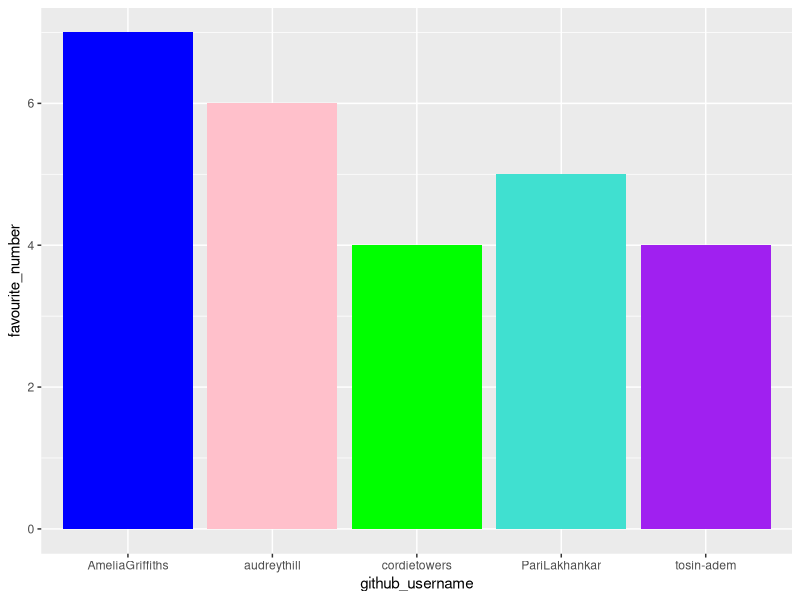
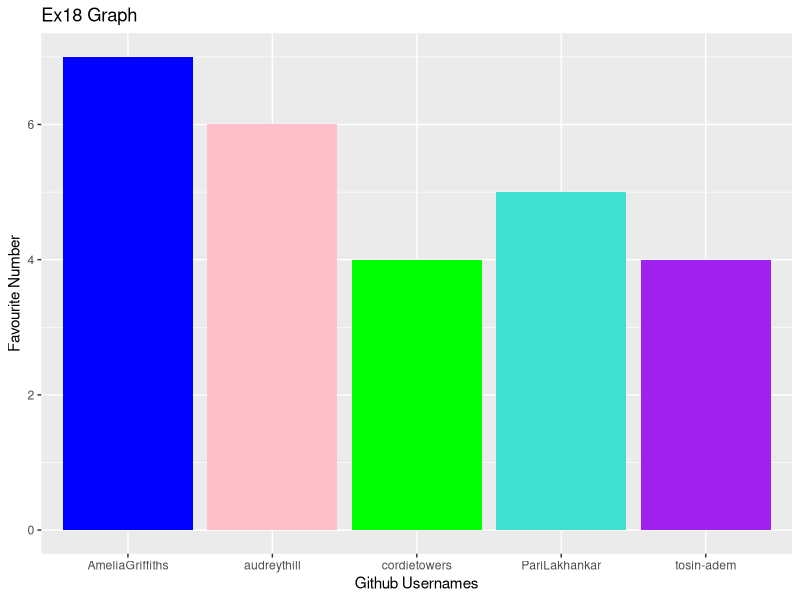
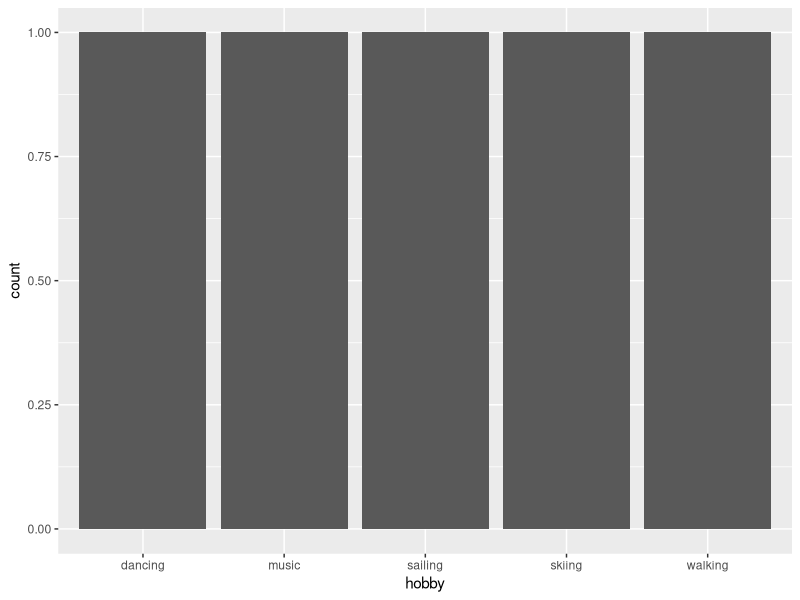

These charts were generated, in order, by the following R code:
## ---- chunk 1
library(tidyverse) 
## ---- chunk 2
team_data <- tibble(
  name = c("Pari", "Amelia", "Tosin", 
           "Audrey", "Cordie"),
  github_username = c("PariLakhankar", "AmeliaGriffiths", "tosin-adem", 
                      "audreythill", "cordietowers"), 
  colour = c("turquoise", "blue", "purple", 
             "pink", "green"),
  hobby = c("walking", "skiing", "music", 
            "dancing", "sailing"),
  favourite_number = c(5, 7, 4, 6, 4)
  )

team_data
## ---- chunk 3
p1 <- ggplot(data = team_data, 
             mapping = aes(x = github_username, 
                           y = favourite_number,
                           fill = colour), 
             ) +
   geom_col() +
   scale_fill_identity()
p1
## ---- chunk 4
p1 + labs(x = "Github Usernames", 
          y = "Favourite Number",
          title = "Ex18 Graph")
## ---- chunk 5
p2 <- ggplot(team_data, aes(x = hobby)) +
  geom_bar()
p2
